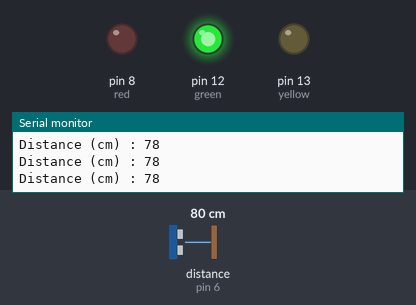
The sketch below on a simulated Arduino Uno, built with avr-gcc and run on an emulated ATmega328P. Shown: output pins drawn as LEDs (lit = HIGH), the last lines printed to the serial monitor. Wiring (inferred from the names in the program): ultrasonic range finder: trigger pin 7; echo pin 6. The inputs (shaded band) are chosen by the test bench; at power-on: distance to the obstacle (sensor on pin 6) 80 cm. The echo pulse lasts 58.3 µs per cm; pins used as bus, display or sensor lines are not drawn.

Above: at 4.2 s.
4.3 s: distance to the obstacle (sensor on pin 6) set to 18 cm
At 6.5 s:
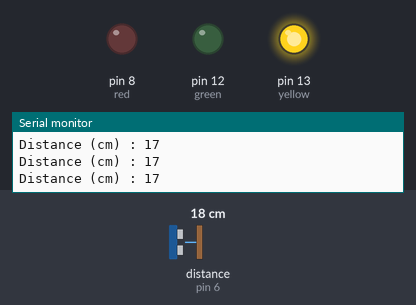
6.8 s: distance to the obstacle (sensor on pin 6) set to 23 cm
At 8.7 s:
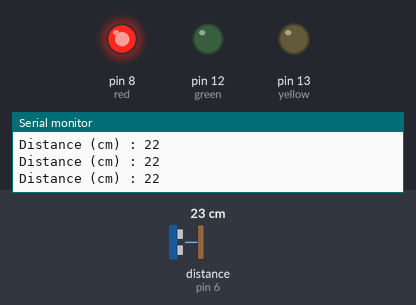
Timing chart, 0 to 13.9 s (numbered marks = the images above; inputs shaded):
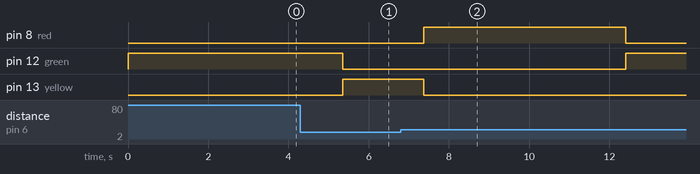

The sketch:

Traffic_Light_StateMachine.ino
```cpp
/* Sensor-Triggered Traffic Light System ------------------------------
   This Arduino project uses an ultrasonic sensor (HC-SR04) to detect
   approaching vehicles and trigger traffic light changes using a
   finite state machine (FSM) model.

   States:
   - GREEN: default state with green LED on
   - YELLOW: warning before stopping
   - RED: stop state
   - COOLDOWN: minimum delay to prevent rapid retriggering

   Timing is controlled using millis() for non-blocking logic.
   This allows sensor checks and LED changes to happen without pausing the system.
*/


// Pin Definitions for LEDs
const int red = 8;
const int yellow = 13;
const int green = 12;

// Pin Definitions for Ultrasonic Sensor
const int trigPin = 7;
const int echoPin = 6;

// Detection and Timing Settings
const int carDetectedDistance = 20; // centimeters - threshold to detect a nearby car
const unsigned long yellowDuration = 2000;    // yellow light duration (2 seconds)
const unsigned long redDuration = 5000;       // red light duration (5 seconds)
const unsigned long cooldownDuration = 5000;  // minimum time before detecting another car

// Finite State Machine for traffic light logic
enum TrafficState {
  GREEN,
  YELLOW,
  RED,
  COOLDOWN
};

TrafficState currentState = GREEN; // start in green state
unsigned long stateStartTime = 0;  // tracks when the current state started

void setup() {
  // Initialize LED pins as outputs
  pinMode(red, OUTPUT);
  pinMode(yellow, OUTPUT);
  pinMode(green, OUTPUT);

  // Initialize ultrasonic sensor pins
  pinMode(trigPin, OUTPUT);
  pinMode(echoPin, INPUT);

  // Begin Serial communication for debugging
  Serial.begin(9600);

  // Turn on green at start
  digitalWrite(green, HIGH); // start with green
}

void loop() {
  unsigned long currentTime = millis(); // Get the current time since program start

  // --- Get Distance Reading from Ultrasonic Sensor ---
  long duration;
  int distance;

  digitalWrite(trigPin, LOW);
  delayMicroseconds(2);               // short pause
  digitalWrite(trigPin, HIGH);        // trigger a 10µs pulse
  delayMicroseconds(10);
  digitalWrite(trigPin, LOW);

  duration = pulseIn(echoPin, HIGH);  // measure echo return time
  distance = duration * 0.034 / 2;    // convert to cm (speed of sound = 0.034 cm/µs)

  Serial.print("Distance (cm) : ");
  Serial.println(distance);

  // --- FSM State Control ---
  switch (currentState) {
    case GREEN:
      // Default state - green light on
      digitalWrite(green, HIGH);
      digitalWrite(yellow, LOW);
      digitalWrite(red, LOW);

      // If a car is detected nearby and green has been on long enough, switch to yellow
      if (distance > 0 && distance < carDetectedDistance && (currentTime - stateStartTime >= cooldownDuration)) {
        currentState = YELLOW;
        stateStartTime = currentTime;
      }
      break;

    case YELLOW:
      // Transition state - yellow light on
      digitalWrite(green, LOW);
      digitalWrite(yellow, HIGH);
      digitalWrite(red, LOW);


      //Move to red after yellowDuration
      if (currentTime - stateStartTime >= yellowDuration) {
        currentState = RED;
        stateStartTime = currentTime;
      }
      break;

    case RED:
      // Stop state - red light on
      digitalWrite(green, LOW);
      digitalWrite(yellow, LOW);
      digitalWrite(red, HIGH);

      // Move to cooldown after redDuration
      if (currentTime - stateStartTime >= redDuration) {
        currentState = COOLDOWN;
        stateStartTime = currentTime;
      }
      break;

    case COOLDOWN:
      // Allow cooldown before green resets
      digitalWrite(green, HIGH);
      digitalWrite(yellow, LOW);
      digitalWrite(red, LOW);

      if (currentTime - stateStartTime >= 5000) {
        currentState = GREEN;
        stateStartTime = currentTime;
      }
      break;
  }

  delay(250); // Delay to pace ultrasonic sensor readings and serial output
}
```

Measured:
- the behaviour switches between 20 and 21 cm on distance to the obstacle (sensor on pin 6) (found by bisection; images 1 and 2)
- after the input at 4.3 s, pin 12 (green): HIGH → LOW after 1.1 s; pin 13 (yellow): LOW → HIGH after 1.1 s
